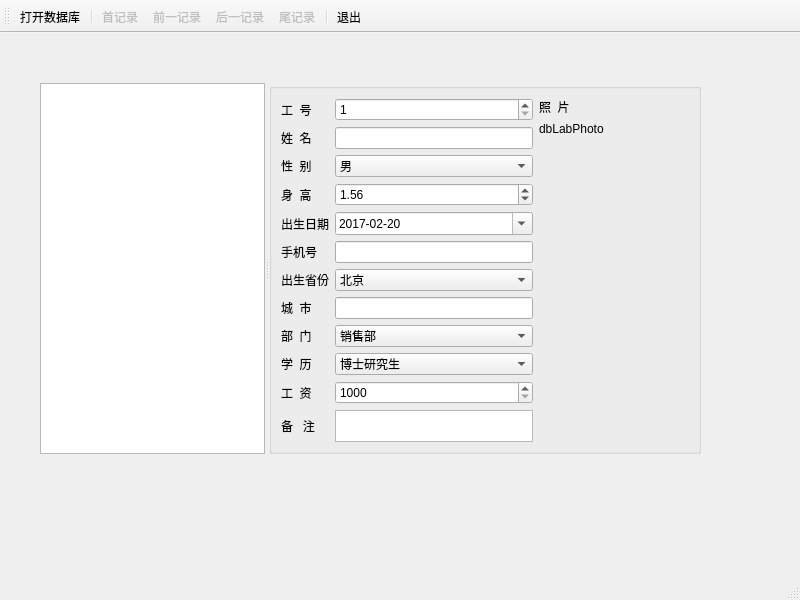
<?xml version="1.0" encoding="UTF-8"?>
<ui version="4.0">
 <class>MainWindow</class>
 <widget class="QMainWindow" name="MainWindow">
  <property name="geometry">
   <rect>
    <x>0</x>
    <y>0</y>
    <width>800</width>
    <height>600</height>
   </rect>
  </property>
  <property name="windowTitle">
   <string>MainWindow</string>
  </property>
  <widget class="QWidget" name="centralwidget">
   <widget class="QSplitter" name="splitter">
    <property name="geometry">
     <rect>
      <x>40</x>
      <y>50</y>
      <width>661</width>
      <height>371</height>
     </rect>
    </property>
    <property name="orientation">
     <enum>Qt::Horizontal</enum>
    </property>
    <widget class="QTableView" name="tableView">
     <property name="alternatingRowColors">
      <bool>true</bool>
     </property>
     <property name="selectionMode">
      <enum>QAbstractItemView::SingleSelection</enum>
     </property>
     <property name="selectionBehavior">
      <enum>QAbstractItemView::SelectRows</enum>
     </property>
    </widget>
    <widget class="QGroupBox" name="groupBox">
     <property name="title">
      <string/>
     </property>
     <layout class="QHBoxLayout" name="horizontalLayout">
      <item>
       <layout class="QGridLayout" name="gridLayout">
        <item row="0" column="0">
         <widget class="QLabel" name="label">
          <property name="text">
           <string>工  号</string>
          </property>
          <property name="buddy">
           <cstring>dbSpinEmpNo</cstring>
          </property>
         </widget>
        </item>
        <item row="0" column="1">
         <widget class="QSpinBox" name="dbSpinEmpNo">
          <property name="minimum">
           <number>1</number>
          </property>
          <property name="maximum">
           <number>10000</number>
          </property>
         </widget>
        </item>
        <item row="1" column="0">
         <widget class="QLabel" name="label_2">
          <property name="text">
           <string>姓  名</string>
          </property>
          <property name="buddy">
           <cstring>dbEditName</cstring>
          </property>
         </widget>
        </item>
        <item row="1" column="1">
         <widget class="QLineEdit" name="dbEditName"/>
        </item>
        <item row="2" column="0">
         <widget class="QLabel" name="label_3">
          <property name="text">
           <string>性  别</string>
          </property>
          <property name="buddy">
           <cstring>dbComboSex</cstring>
          </property>
         </widget>
        </item>
        <item row="2" column="1">
         <widget class="QComboBox" name="dbComboSex">
          <item>
           <property name="text">
            <string>男</string>
           </property>
          </item>
          <item>
           <property name="text">
            <string>女</string>
           </property>
          </item>
         </widget>
        </item>
        <item row="3" column="0">
         <widget class="QLabel" name="label_4">
          <property name="text">
           <string>身  高</string>
          </property>
          <property name="buddy">
           <cstring>dbSpinHeight</cstring>
          </property>
         </widget>
        </item>
        <item row="3" column="1">
         <widget class="QDoubleSpinBox" name="dbSpinHeight">
          <property name="suffix">
           <string/>
          </property>
          <property name="maximum">
           <double>3.000000000000000</double>
          </property>
          <property name="singleStep">
           <double>0.010000000000000</double>
          </property>
          <property name="value">
           <double>1.560000000000000</double>
          </property>
         </widget>
        </item>
        <item row="4" column="0">
         <widget class="QLabel" name="label_5">
          <property name="text">
           <string>出生日期</string>
          </property>
          <property name="buddy">
           <cstring>dbEditBirth</cstring>
          </property>
         </widget>
        </item>
        <item row="4" column="1">
         <widget class="QDateEdit" name="dbEditBirth">
          <property name="displayFormat">
           <string>yyyy-MM-dd</string>
          </property>
          <property name="calendarPopup">
           <bool>true</bool>
          </property>
          <property name="date">
           <date>
            <year>2017</year>
            <month>2</month>
            <day>20</day>
           </date>
          </property>
         </widget>
        </item>
        <item row="5" column="0">
         <widget class="QLabel" name="label_10">
          <property name="text">
           <string>手机号</string>
          </property>
          <property name="buddy">
           <cstring>dbEditMobile</cstring>
          </property>
         </widget>
        </item>
        <item row="5" column="1">
         <widget class="QLineEdit" name="dbEditMobile"/>
        </item>
        <item row="6" column="0">
         <widget class="QLabel" name="label_7">
          <property name="text">
           <string>出生省份</string>
          </property>
          <property name="buddy">
           <cstring>dbComboProvince</cstring>
          </property>
         </widget>
        </item>
        <item row="6" column="1">
         <widget class="QComboBox" name="dbComboProvince">
          <item>
           <property name="text">
            <string>北京</string>
           </property>
          </item>
          <item>
           <property name="text">
            <string>上海</string>
           </property>
          </item>
          <item>
           <property name="text">
            <string>天津</string>
           </property>
          </item>
          <item>
           <property name="text">
            <string>重庆</string>
           </property>
          </item>
          <item>
           <property name="text">
            <string>安徽</string>
           </property>
          </item>
          <item>
           <property name="text">
            <string>河北</string>
           </property>
          </item>
          <item>
           <property name="text">
            <string>河南</string>
           </property>
          </item>
          <item>
           <property name="text">
            <string>湖北</string>
           </property>
          </item>
          <item>
           <property name="text">
            <string>湖南</string>
           </property>
          </item>
          <item>
           <property name="text">
            <string>山西</string>
           </property>
          </item>
          <item>
           <property name="text">
            <string>山东</string>
           </property>
          </item>
          <item>
           <property name="text">
            <string>陕西</string>
           </property>
          </item>
          <item>
           <property name="text">
            <string>江苏</string>
           </property>
          </item>
          <item>
           <property name="text">
            <string>江西</string>
           </property>
          </item>
         </widget>
        </item>
        <item row="7" column="0">
         <widget class="QLabel" name="label_8">
          <property name="text">
           <string>城  市</string>
          </property>
          <property name="buddy">
           <cstring>dbEditCity</cstring>
          </property>
         </widget>
        </item>
        <item row="7" column="1">
         <widget class="QLineEdit" name="dbEditCity"/>
        </item>
        <item row="8" column="0">
         <widget class="QLabel" name="label_6">
          <property name="text">
           <string>部  门</string>
          </property>
          <property name="buddy">
           <cstring>dbComboDep</cstring>
          </property>
         </widget>
        </item>
        <item row="8" column="1">
         <widget class="QComboBox" name="dbComboDep">
          <item>
           <property name="text">
            <string>销售部</string>
           </property>
          </item>
          <item>
           <property name="text">
            <string>技术部</string>
           </property>
          </item>
          <item>
           <property name="text">
            <string>生产部</string>
           </property>
          </item>
          <item>
           <property name="text">
            <string>行政部</string>
           </property>
          </item>
         </widget>
        </item>
        <item row="11" column="1">
         <widget class="QPlainTextEdit" name="dbEditMemo">
          <property name="maximumSize">
           <size>
            <width>16777215</width>
            <height>16777215</height>
           </size>
          </property>
         </widget>
        </item>
        <item row="11" column="0">
         <widget class="QLabel" name="label_9">
          <property name="text">
           <string>备   注</string>
          </property>
          <property name="buddy">
           <cstring>dbEditMemo</cstring>
          </property>
         </widget>
        </item>
        <item row="9" column="0">
         <widget class="QLabel" name="label_11">
          <property name="text">
           <string>学  历</string>
          </property>
          <property name="buddy">
           <cstring>dbComboEdu</cstring>
          </property>
         </widget>
        </item>
        <item row="10" column="1">
         <widget class="QSpinBox" name="dbSpinSalary">
          <property name="prefix">
           <string/>
          </property>
          <property name="minimum">
           <number>1000</number>
          </property>
          <property name="maximum">
           <number>50000</number>
          </property>
          <property name="singleStep">
           <number>100</number>
          </property>
          <property name="value">
           <number>1000</number>
          </property>
         </widget>
        </item>
        <item row="10" column="0">
         <widget class="QLabel" name="label_12">
          <property name="text">
           <string>工  资</string>
          </property>
          <property name="buddy">
           <cstring>dbSpinSalary</cstring>
          </property>
         </widget>
        </item>
        <item row="9" column="1">
         <widget class="QComboBox" name="dbComboEdu">
          <item>
           <property name="text">
            <string>博士研究生</string>
           </property>
          </item>
          <item>
           <property name="text">
            <string>硕士研究生</string>
           </property>
          </item>
          <item>
           <property name="text">
            <string>大学本科</string>
           </property>
          </item>
          <item>
           <property name="text">
            <string>大学专科</string>
           </property>
          </item>
          <item>
           <property name="text">
            <string>高中</string>
           </property>
          </item>
          <item>
           <property name="text">
            <string>初中</string>
           </property>
          </item>
          <item>
           <property name="text">
            <string>小学</string>
           </property>
          </item>
         </widget>
        </item>
       </layout>
      </item>
      <item>
       <layout class="QVBoxLayout" name="verticalLayout">
        <item>
         <widget class="QLabel" name="label_13">
          <property name="text">
           <string>照  片</string>
          </property>
         </widget>
        </item>
        <item>
         <widget class="QLabel" name="dbLabPhoto">
          <property name="minimumSize">
           <size>
            <width>150</width>
            <height>0</height>
           </size>
          </property>
          <property name="maximumSize">
           <size>
            <width>350</width>
            <height>16777215</height>
           </size>
          </property>
          <property name="text">
           <string>dbLabPhoto</string>
          </property>
         </widget>
        </item>
        <item>
         <spacer name="verticalSpacer">
          <property name="orientation">
           <enum>Qt::Vertical</enum>
          </property>
          <property name="sizeHint" stdset="0">
           <size>
            <width>20</width>
            <height>40</height>
           </size>
          </property>
         </spacer>
        </item>
       </layout>
      </item>
     </layout>
    </widget>
   </widget>
  </widget>
  <widget class="QMenuBar" name="menubar">
   <property name="geometry">
    <rect>
     <x>0</x>
     <y>0</y>
     <width>800</width>
     <height>24</height>
    </rect>
   </property>
  </widget>
  <widget class="QStatusBar" name="statusbar"/>
  <widget class="QToolBar" name="toolBar">
   <property name="windowTitle">
    <string>toolBar</string>
   </property>
   <property name="toolButtonStyle">
    <enum>Qt::ToolButtonTextUnderIcon</enum>
   </property>
   <attribute name="toolBarArea">
    <enum>TopToolBarArea</enum>
   </attribute>
   <attribute name="toolBarBreak">
    <bool>false</bool>
   </attribute>
   <addaction name="actOpenDB"/>
   <addaction name="separator"/>
   <addaction name="actRecFirst"/>
   <addaction name="actRecPrevious"/>
   <addaction name="actRecNext"/>
   <addaction name="actRecLast"/>
   <addaction name="separator"/>
   <addaction name="actQuit"/>
  </widget>
  <action name="actOpenDB">
   <property name="icon">
    <iconset resource="res.qrc">
     <normaloff>:/images/images/open3.bmp</normaloff>:/images/images/open3.bmp</iconset>
   </property>
   <property name="text">
    <string>打开数据库</string>
   </property>
   <property name="toolTip">
    <string>打开数据库</string>
   </property>
  </action>
  <action name="actQuit">
   <property name="icon">
    <iconset resource="res.qrc">
     <normaloff>:/images/images/exit.bmp</normaloff>:/images/images/exit.bmp</iconset>
   </property>
   <property name="text">
    <string>退出</string>
   </property>
   <property name="toolTip">
    <string>退出</string>
   </property>
  </action>
  <action name="actRecFirst">
   <property name="enabled">
    <bool>false</bool>
   </property>
   <property name="icon">
    <iconset resource="res.qrc">
     <normaloff>:/images/images/616.bmp</normaloff>:/images/images/616.bmp</iconset>
   </property>
   <property name="text">
    <string>首记录</string>
   </property>
   <property name="toolTip">
    <string>移到首记录</string>
   </property>
  </action>
  <action name="actRecPrevious">
   <property name="enabled">
    <bool>false</bool>
   </property>
   <property name="icon">
    <iconset resource="res.qrc">
     <normaloff>:/images/images/310.bmp</normaloff>:/images/images/310.bmp</iconset>
   </property>
   <property name="text">
    <string>前一记录</string>
   </property>
   <property name="toolTip">
    <string>前一记录</string>
   </property>
  </action>
  <action name="actRecNext">
   <property name="enabled">
    <bool>false</bool>
   </property>
   <property name="icon">
    <iconset resource="res.qrc">
     <normaloff>:/images/images/312.bmp</normaloff>:/images/images/312.bmp</iconset>
   </property>
   <property name="text">
    <string>后一记录</string>
   </property>
   <property name="toolTip">
    <string>后一记录</string>
   </property>
  </action>
  <action name="actRecLast">
   <property name="enabled">
    <bool>false</bool>
   </property>
   <property name="icon">
    <iconset resource="res.qrc">
     <normaloff>:/images/images/630.bmp</normaloff>:/images/images/630.bmp</iconset>
   </property>
   <property name="text">
    <string>尾记录</string>
   </property>
   <property name="toolTip">
    <string>尾记录</string>
   </property>
  </action>
 </widget>
 <resources>
  <include location="res.qrc"/>
 </resources>
 <connections/>
</ui>
